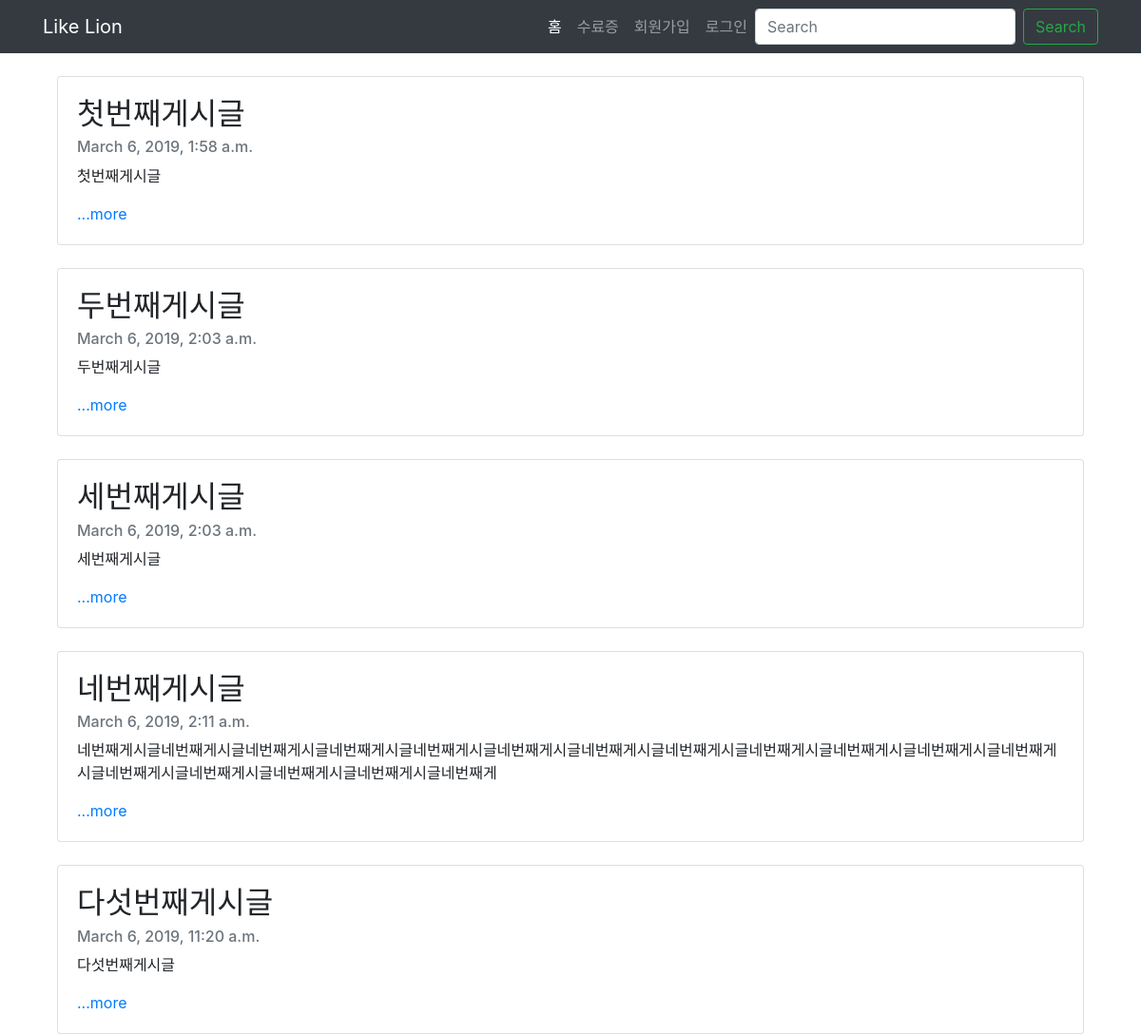
The app's page /blog/search/ with its own data.
### blog/models.py (models this page shows, shortened)
class Blog(models.Model):
    title = models.CharField(max_length=200)
    pub_date = models.DateTimeField('date published')
    body = models.TextField()
    def summary(self):
        return self.body[:100]

### blog/views.py (the view)
# urls.py: path('search/', views.search, name='search'),
def search(request):
    blog_all = Blog.objects.all()
    keyword = request.GET.get('search', '')
    if keyword:
        blog_all = blog_all.filter(title__icontains=keyword)
    return render(request, 'blog/search.html', {'blog_all': blog_all, 'keyword': keyword})

### blog/templates/blog/search.html
{% extends 'base.html' %}
{% block content %}
<body>
    {% for all in blog_all %}
    <div class="container">
        <br />
        <div class="card">
            <div class="card-body">
                <h2 class="card-title">{{ all.title }}</h2>
                <h6 class="card-subtitle mb-2 text-muted">{{ all.pub_date }}</h6>
                <p class="card-text">{{ all.summary }}</p>
                <a href="{% url 'detail' all.id %}">...more</a>
            </div>
        </div>
    </div>
    {% endfor %}
</body>
{% endblock %}

### secondproject/templates/base.html (shortened to what this page needs)
<!DOCTYPE html>
<html lang="en">
<head>
    <link rel="stylesheet" href="https://stackpath.bootstrapcdn.com/bootstrap/4.1.3/css/bootstrap.min.css"
>
</head>
<body>
    <nav class="navbar navbar-expand-lg navbar-dark bg-dark">
        <div class="container">
            <a class="navbar-brand" href="{% url 'home' %}">Like Lion</a>
            <div class="collapse navbar-collapse" id="navbarNavAltMarkup">
                <ul class="navbar-nav ml-auto">
                    <li class="nav-item">
                        <a class="nav-item nav-link active" href="{% url 'home' %}">홈</span></a>
                    </li>
                    <li class="nav-item">
                        <a class="nav-item nav-link" href="{% url 'portfolio' %}">수료증</a>
                    </li>
                    {% if user.is_authenticated %}
                    <li class="nav-item dropdown">
                        <a class="nav-link dropdown-toggle" id="navbarDropdown" role="button" data-toggle="dropdown"
                            aria-haspopup="true" aria-expanded="false"> 환영합니다. {{ user.username }} 님!</a>
                        <div class="dropdown-menu" aria-labelledby="navbarDropdown">
                            <a class="dropdown-item" href="{% url 'new' %}">글쓰기</a>
                            <a class="dropdown-item" href="javascript:{document.getElementById('logout').submit()}">로그아웃</a>
                            <form id="logout" method="POST" action="{% url 'logout' %}">
                                {% csrf_token %} <input type="hidden" />
                            </form>
                        </div>
                    </li>
                    {% else %}
                    <li class="nav-item">
                        <a class="nav-item nav-link" href="{% url 'signup' %}">회원가입</a>
                    </li>
                    <li class="nav-item">
                        <a class="nav-item nav-link" href="{% url 'login' %}">로그인</a>
                    </li>
                    {% endif %}
                </ul>
            </div>
            <form class="form-inline my-2 my-lg-0" action="{% url 'search' %}" method="GET">
                <input class="form-control mr-sm-2" type="text" placeholder="Search" aria-label="Search" name="search"
                    value="{{ keyword }}" />
                <button class="btn btn-outline-success my-2 my-sm-0" type="submit">
                    Search
                </button>
            </form>
        </div>
    </nav>
    <div class="container">
        {% block content %}
        {% endblock %}
    </div>
</body>
</html>

### records on screen
Blog: title "첫번째게시글", pub_date "March 6, 2019, 1:58 a.m.", summary "첫번째게시글"
Blog: title "두번째게시글", pub_date "March 6, 2019, 2:03 a.m.", summary "두번째게시글"
Blog: title "세번째게시글", pub_date "March 6, 2019, 2:03 a.m.", summary "세번째게시글"
Blog: title "네번째게시글", pub_date "March 6, 2019, 2:11 a.m.", summary "네번째게시글네번째게시글네번째게시글네번째게시글네번째게시글네번째게시글네번째게시글네번째게시글네번째게시글네번째게시글네번째게시글네번째게시글네번째게시글네번째게시글네번째게시글네번째게시글네번째게"
Blog: title "다섯번째게시글", pub_date "March 6, 2019, 11:20 a.m.", summary "다섯번째게시글"
